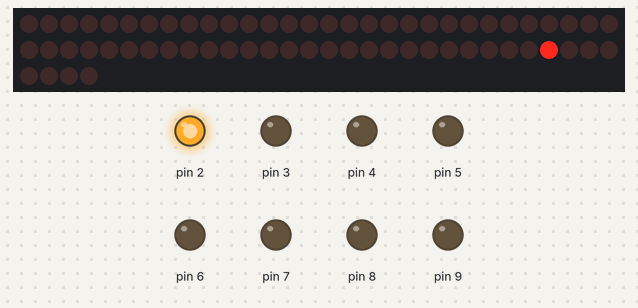
Recording of a sketch running on a simulated Arduino Uno, built with avr-gcc and run on an emulated ATmega328P. On the bench: 64 shift-register outputs drawn as a row of LEDs (first output left, lit = HIGH), output pins drawn as LEDs (lit = HIGH). Wiring (inferred from the names in the program): 8 × shift register (74HC595): data pin 11; shift clock pin 13; latch pin 10. Wiring (inferred from the signals the program sends): row of LEDs: on Q0, Q1, Q2, Q3, Q4, Q5, Q6, Q7, Q8, Q9, Q10, Q11, Q12, Q13, Q14, Q15, Q16, Q17, Q18, Q19, Q20, Q21, Q22, Q23, Q24, Q25, Q26, Q27, Q28, Q29, Q30, Q31, Q32, Q33, Q34, Q35, Q36, Q37, Q38, Q39, Q40, Q41, Q42, Q43, Q44, Q45, Q46, Q47, Q48, Q49, Q50, Q51, Q52, Q53, Q54, Q55, Q56, Q57, Q58, Q59, Q60, Q61, Q62, Q63. Pins used as bus, display or sensor lines are not drawn.

Above: at 0.1 s.
At 9.6 s:
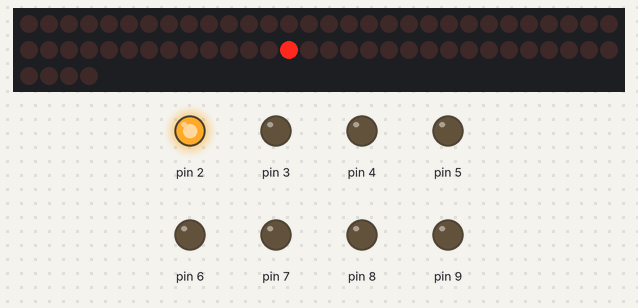
At 19.6 s:
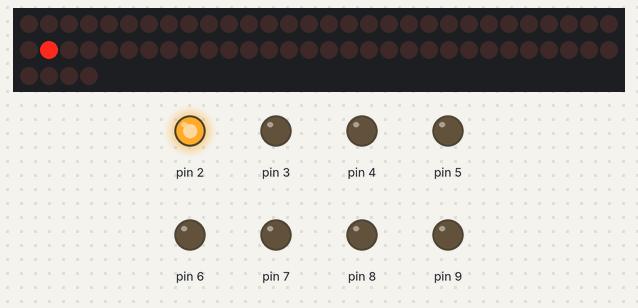
At 39.1 s:
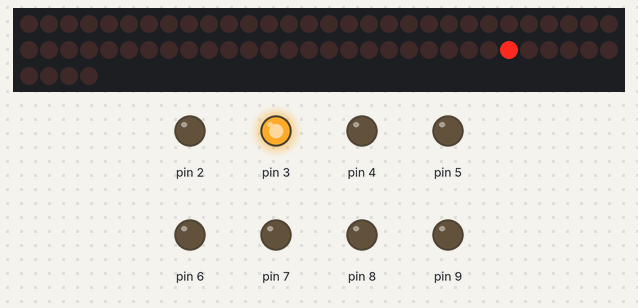
Timing chart, 0 to 40.0 s (numbered marks = the images above):
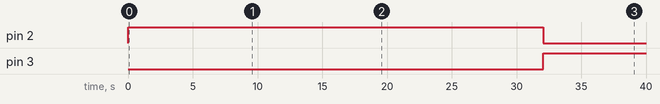

Measured:
- by itself, pin 2: HIGH → LOW at 32.1 s
- by itself, pin 3: LOW → HIGH at 32.1 s

The sketch:

LED_CUBE_Testprogramm.ino
```cpp
//Testprogramm fuer Arduino 8x8x8 LED cube

/*
*Pinbelegung für die Ansteuerung der Schieberegister
*/

//--- Pin 10 verbinden mit SCK [ST_CP]  ("latch") des 74HC595
int latchPin = 10; //von10 auf 13 geändert

//--- Pin 13 verbinden mit RCK [SH_CP] ("clock") des 74HC595
int clockPin = 13;  //von 13 auf 10 geändert

//--- Pin 11 verbinden mit SI ("data") des 74HC595
int dataPin = 11;


byte pinVals[8];
 int zLayer = 0;
 int xc = 0;
 int yc = 0;

void setup(){
    //layer PINs
  for(int i = 2; i < 10; i++)
  {
    pinMode(i, OUTPUT);
    digitalWrite(i, LOW);
  }

  pinMode(latchPin, OUTPUT);
  pinMode(clockPin, OUTPUT);
  pinMode(dataPin, OUTPUT);

  digitalWrite(latchPin,LOW);
  digitalWrite(dataPin,LOW);
  digitalWrite(clockPin,LOW);

  bitSet(pinVals[0], 0);
  digitalWrite(zLayer + 2, HIGH);
}

void loop(){
  digitalWrite(latchPin, LOW);
  for(int i = 0; i < 8; i++){
   shiftOut(dataPin, clockPin, MSBFIRST, pinVals[i]);
  }
  digitalWrite(latchPin, HIGH);

  //delay erhoehn für langsameren Effekt
  delay(500);

  //Display bit setzen
  bitClear(pinVals[yc], xc);
  xc++;
  if(xc == 8){
    xc = 0;
    yc++;
    if(yc == 8){
      yc = 0;
      //naechster z layer
        digitalWrite(zLayer + 2, LOW);
        zLayer++;
        if(zLayer >= 8){
          zLayer = 0;
        }
        digitalWrite(zLayer + 2, HIGH);
    }
  }
  bitSet(pinVals[yc], xc);

    }
```
